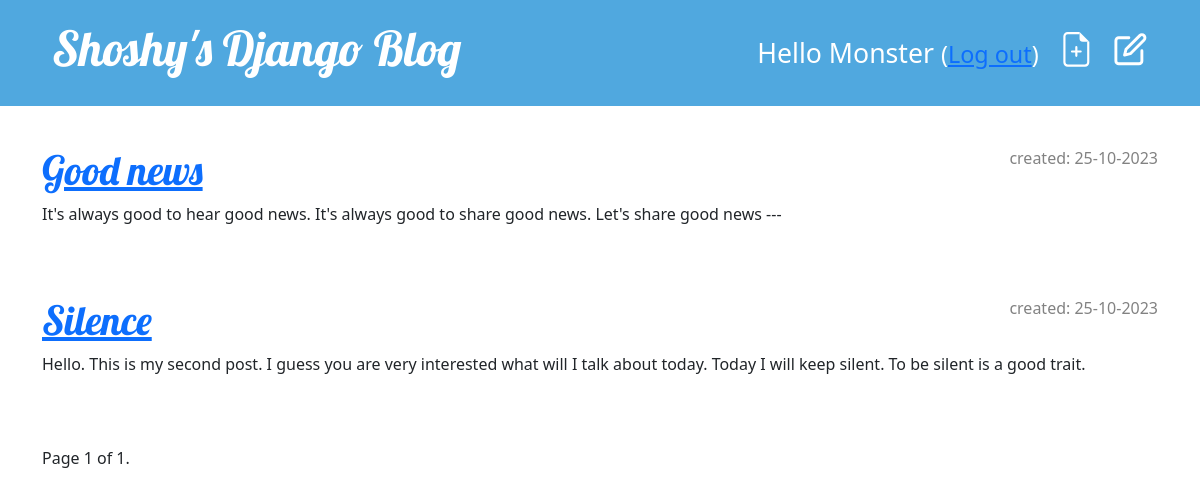
Screenshot of /drafts/ (signed in) with the database file from the repository.
### blog/models.py (models this page shows, shortened)
class Post(models.Model):
    author = models.ForeignKey(settings.AUTH_USER_MODEL, on_delete=models.CASCADE)
    title = models.CharField(max_length=200)
    text = models.TextField()
    created_date = models.DateTimeField(default=timezone.now)
    published_date = models.DateTimeField(blank=True, null=True)
    owner = models.ForeignKey('auth.User', related_name='posts', on_delete=models.CASCADE)

### blog/views.py (the view)
# urls.py: path('drafts/', PostDraftListView.as_view(), name='post_draft_list'),
class PostDraftListView(ListView):
    model = Post
    paginate_by = 2
    context_object_name = "posts"
    queryset = Post.objects.filter(published_date__isnull=True).order_by('-created_date')
    template_name = 'blog/post_draft_list.html'

### blog/templates/blog/post_draft_list.html (shortened to what this page needs)
{% extends 'blog/base.html' %}
{% block content %}
    {% for post in posts %}
        <div class="post">
            <p class="date">created: {{ post.created_date|date:'d-m-Y' }}</p>
            <h1><a href="{% url 'post_detail' pk=post.pk %}">{{ post.title }}</a></h1>
            <p>{{ post.text|truncatechars:200 }}</p>
        </div>
    {% endfor %}
<div class="pagination">
    <span class="step-links">
        <span class="current">
            Page {{ page_obj.number }} of {{ page_obj.paginator.num_pages }}.
        </span>
    </span>
</div>
{% endblock %}

### blog/templates/blog/base.html (shortened to what this page needs)
{% load static %}
<!DOCTYPE html>
<html>
<head>
    <link rel="stylesheet" href="{% static 'css/blog.css' %}">
    <link rel="stylesheet" href="https://cdn.jsdelivr.net/npm/bootstrap@5.1.3/dist/css/bootstrap.min.css"
>
</head>
<body>
<header class="page-header">
    <div class="container">
        {% if user.is_authenticated %}
        <a href="{% url 'post_draft_list' %}" class="top-menu">
            </span></a>
        <a href="{% url 'post_new' %}" class="top-menu">
        </a>
         <p class="top-menu-2">Hello {{ user.username }} <small>(<a href="{% url 'logout' %}">Log out</a>)</small></p>
        {% else %}
        <a href="{% url 'login' %}" class="top-menu">
     {% include './icons/login-icon.svg' %}
         </a>
        {% endif %}
        <h1><a href="/">Shoshy's Django Blog</a></h1>
    </div>
</header>
<main class="container">
    <div class="row">
        <div class="col">
            {% block content %}
            {% endblock %}
        </div>
    </div>
</main>
</body>
</html>

### blog/static/css/blog.css (style rules this page uses)
.page-header { background-color: #50A8DF; margin-top: 0; margin-bottom: 40px; padding: 20px 20px 20px 40px; }
.page-header h1, .page-header h1 a, .page-header h1 a:visited, .page-header h1 a:active { color: #ffffff; font-size: 36pt; text-decoration: none; }
h1, h2, h3, h4 { font-family: 'Lobster', cursive; }
.date { color: #828282; }
.top-menu, .top-menu:hover, .top-menu:visited { color: #ffffff; float: right; font-size: 26pt; margin-right: 20px; }
.top-menu-2, .top-menu-2:hover, .top-menu-2:visited { color: #ffffff; float: right; font-size: 20pt; margin-right: 20px; margin-top: 13px; }
.post { margin-bottom: 70px; }
.post > .date, .post > .actions { float: right; }

### rows the page displays
Post: created_date "25-10-2023", title "Good news", text "It's always good to hear good news. It's always good to share good news. Let's share good news ---"
Post: created_date "25-10-2023", title "Silence", text "Hello. This is my second post. I guess you are very interested what will I talk about today. Today I will keep silent. To be silent is a good trait."

### other values shown
{{ user.username }} "Monster"
{{ page_obj.number }} "1"
{{ page_obj.paginator.num_pages }} "1"
